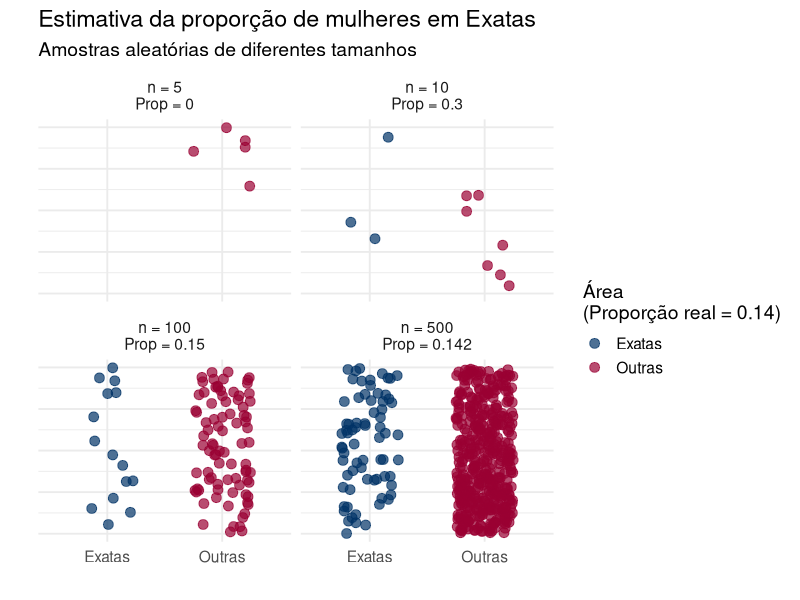

Here is the R script that generated this plot:
library(ggplot2)
library(dplyr)

# =========================
# Dados
# =========================

df <- read.csv("UFJF_observatorio_ingressantegrad.csv")

# Criando variável binária
df$EXATAS <- ifelse(
  df$GRANDEAREATEXTO %in%
    c("CIÊNCIAS EXATAS E DA TERRA",
      "ENGENHARIAS"),
  "Exatas",
  "Outras"
)
## valor do p real 
p_real <- mean(df$GRANDEAREATEXTO %in% c("CIÊNCIAS EXATAS E DA TERRA", "ENGENHARIAS"))
# =========================
# Tamanhos amostrais
# =========================

n_vals <- c(5, 10, 100, 500)

lista_amostras <- list()

set.seed(123)

for(n in n_vals){
  
  # sorteando amostra
  amostra <- sample_n(df, n)
  
  # proporção
  p_hat <- mean(amostra$EXATAS == "Exatas")
  
  # criando label
  amostra$Painel <- paste0(
    "n = ", n,
    "\nProp = ",
    round(p_hat, 3))
  
  lista_amostras[[as.character(n)]] <- amostra
}

# juntando tudo
dados_plot <- bind_rows(lista_amostras)

# Adicione esta nova linha para travar a ordem dos gráficos:
dados_plot$Painel <- factor(dados_plot$Painel, levels = unique(dados_plot$Painel))
# =========================
# Gráfico
# =========================
ggplot(
  dados_plot,
  aes(
    x = EXATAS,
    y = 0,
    color = EXATAS
  )
) +
  geom_jitter(
    width = 0.25,
    height = 0.2,
    size = 3,
    alpha = 0.7
  ) +
  facet_wrap(~Painel) +
  labs(
    title = "Estimativa da proporção de mulheres em Exatas",
    subtitle = "Amostras aleatórias de diferentes tamanhos",
    x = "",
    y = "",
    # Aqui nós inserimos o valor do p_real no título da legenda:
    color = paste0("Área\n(Proporção real = ", round(p_real, 3), ")")
  ) +
  # Aplicando as cores institucionais para dar um aspecto mais profissional:
  scale_color_manual(
    values = c("Exatas" = "#003366", "Outras" = "#990033")
  ) +
  theme_minimal(base_size = 14) +
  theme(
    axis.text.y = element_blank(),
    axis.ticks.y = element_blank()
  )
